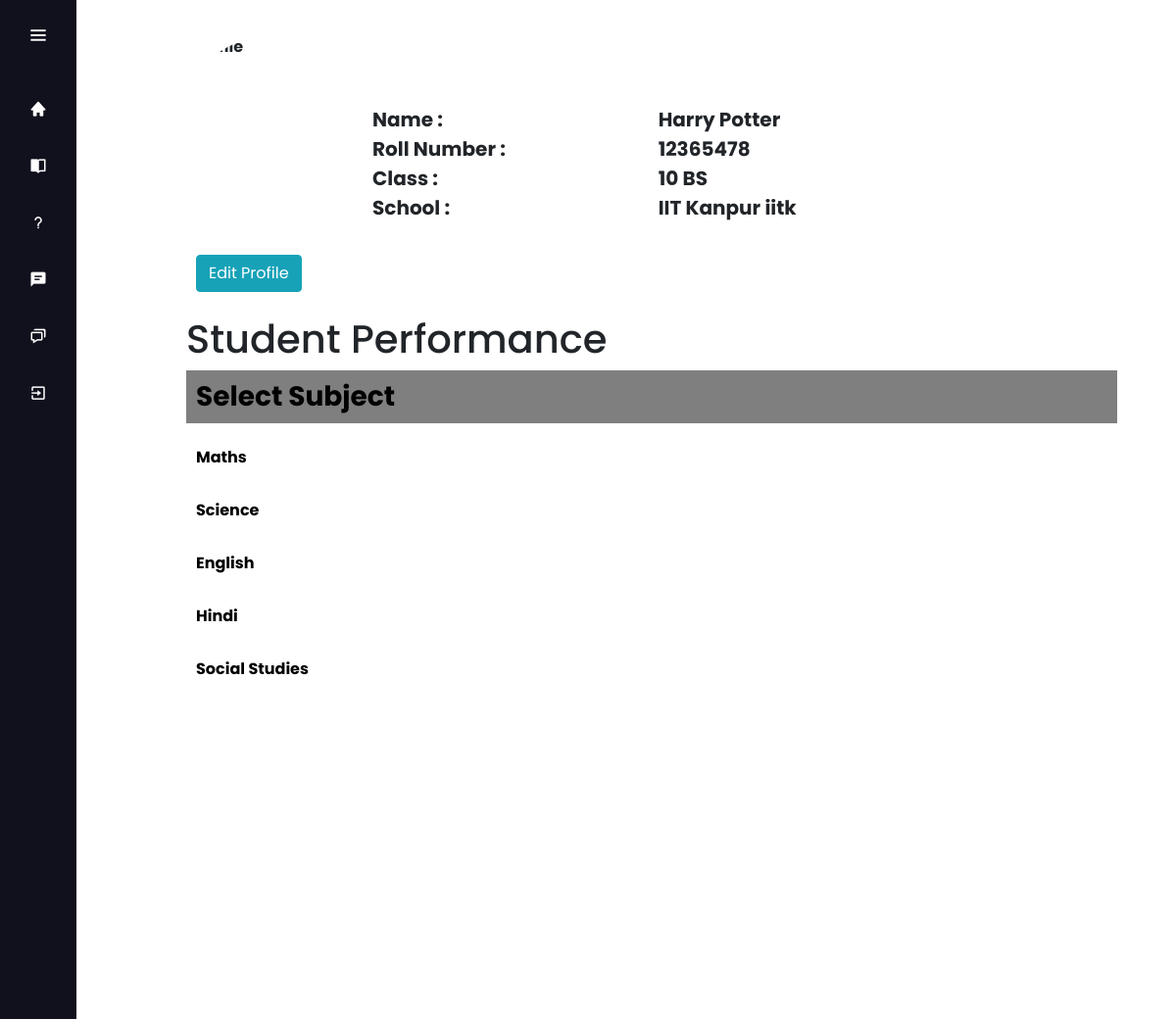
/profile/ (signed in), run on the app's committed database.
### profileapp/models.py (models this page shows)
class USER_PROFILE_DATABASE(models.Model):
	edit_once = models.BooleanField(default=False)
	user_signup_db_mapping = models.OneToOneField("loginapp.USER_SIGNUP_DATABASE", on_delete=models.CASCADE)
	user_profile_photo = models.FileField(upload_to="image/", null=True, verbose_name="", default=f"{MEDIA_ROOT}/image/profile_photo.jpg")
	father_name = models.CharField(max_length=NAME_LIMIT, default="")
	mother_name = models.CharField(max_length=NAME_LIMIT, default="")

### loginapp/models.py (models this page shows)
class USER_SIGNUP_DATABASE(models.Model):
	first_name = models.CharField(max_length=NAME_LIMIT)
	last_name = models.CharField(max_length=NAME_LIMIT)
	user_class = models.CharField(max_length=USER_CLASS["class_length"])
	user_section = models.CharField(max_length=USER_CLASS["section_length"])
	user_contact = models.CharField(max_length=USER_CONTACT["contact_length"][1])
	user_r_number = models.CharField(max_length=R_NUMBER["number_length"][1])
	school_name = models.TextField()
	user_category = models.CharField(max_length=USER_CATEGORY["length_limit"])
	email_address = models.EmailField()
	password = models.BinaryField(max_length=PASSWORD_LENGTH["length_range"][1])
	user_created_time = models.DateTimeField(auto_now_add=True)
	verfied_user = models.BooleanField(default=False)
	connected_to = models.OneToOneField("loginapp.TEACHER_CODE_MAPPING", on_delete=models.CASCADE, null=True) # For students it will be "None"
	class_course_field = models.OneToOneField("courseapp.CLASS_COURSES_MAPPING", on_delete=models.CASCADE, null=True)  # For teachers it will be "None"

### profileapp/views.py (the view, shortened to what this page needs)
# urls.py: path("profile/", profile_views.profilePage),
def profilePage(request):
	if request.POST or len(request.POST) > 0:
		return HttpResponse(f'''<body><script>alert("Some error occured: Incorrect Http Method")</script><meta http-equiv="refresh" content='0; url="/profile/"'/></body>''')
	csrf_token = csrf.get_token(request)
	active_status = False
	user_id = None
	if request.session.has_key('user_id'):
		active_status = True
		user_id = request.session["user_id"]
	extract_user__user_signup_database = login_models.USER_SIGNUP_DATABASE.objects.get(id=user_id)
	if active_status:
		if extract_user__user_signup_database.user_category == "STUDENT":
			selected_user_class = extract_user__user_signup_database.user_class
			selected_user_section = extract_user__user_signup_database.user_section
			generated_unique_id = str(selected_user_class) + str(selected_user_section) + str(OFFERING_YEAR)
			all_course_id = course_models.CLASS_COURSES_MAPPING.objects.get(unique_id=generated_unique_id)
			all_course_id = all_course_id.course_id_array
			all_course_id = all_course_id.strip().split(" ")
			all_course_id = { i: all_course_id[i] for i in range(len(all_course_id)) }
			user_courses = course_models.AVAILABLE_COURSES.objects.filter(course_id__in=all_course_id)
			test_all_answer_list = dict()
			extract_user__user_profile_database = profile_models.USER_PROFILE_DATABASE.objects.get(user_signup_db_mapping=extract_user__user_signup_database)
			profile_data = extract_user__user_profile_database
			return render(request, "profile_page_student.html", {"MEDIA_URL":MEDIA_URL,"test_all_answer_list":test_all_answer_list, "all_course_list":all_course_id,  "subject_code":  { i: [AVAILABLE_SUBJECTS[i], FULL_NAME[i]] for i in range(len(AVAILABLE_SUBJECTS))}, "current_datetime":datetime.datetime.now(),"user_data" : profile_data})
		return HttpResponse(f'''<body><meta http-equiv="refresh" content='0; url="/login/"'/></body>''')

### Templates/profile_page_student.html (shortened to what this page needs)
<!DOCTYPE html>
<html lang="en" dir="ltr">
  <head>
    {% load static %}
    <link rel="stylesheet" href="{% static 'stylechart.css' %}" />
    {% load static %}
    <link rel="stylesheet" href="{% static 'homepage.css' %}">
    {% load static %}
    <link rel="stylesheet" href="{% static 'test.css' %}">
    {% load static %}
    <link rel="stylesheet" href="{% static 'test1.css' %}">
    {% load static %}
    <link rel="stylesheet" href="{% static 'test_each_page.css' %}">
    <link href='https://unpkg.com/boxicons@2.0.7/css/boxicons.min.css' rel='stylesheet'>
    <link rel="stylesheet" href="https://cdn.jsdelivr.net/npm/bootstrap@4.3.1/dist/css/bootstrap.min.css">
  </head>
<body>
  <div class="sidebar">
    <div class="logo-details">
        <i class='bx bx-menu' id="btn" ></i>
    </div>
    <ul class="nav-list">
      <li>
       <a href="/profile/">
        <i class='bx bxs-home'></i>
       </a>
     </li>
     <li>
       <a href="/lecture/">
        <i class='bx bxs-book-open'></i>
       </a>
     </li>
     <li>
       <a href="/test/">
        <i class='bx bx-question-mark'></i>
       </a>
     </li>
     <li>
       <a href="/forum/">
        <i class='bx bxs-comment-detail' ></i>
       </a>
     </li>
     <li>
       <a href="/news/">
        <i class='bx bx-chat' ></i>
       </a>
     </li>
     <li>
       <a href="/logout/">
        <i class='bx bx-exit'></i>
       </a>
     </li>
    </ul>
  </div>
  <div class="main">
      <section class="profile-section">
        <table class="details-table" >
            <tr style= " text-align: left;">
              <th style="width:30%"><a  class="profile-bot" ><img src="{{MEDIA_URL}}{{profile_data.user_profile_photo}}" alt="Profile" style="width:200px;height:200px;; border-radius:50%;"> </a>
                <br><form style="margin-left: 10%;margin-right: 10%;"action="/profile/edit/" method="get"><button type="submit"  class="btn btn-info">Edit Profile</button></form>
                </th>
              <th>
                <table>
                    <tr>
                    <th class="profile-data" style="width:50%"><a >Name : </a></th>
                    <th class= "profile-data student-name" style="width:30%"><a >{{user_data.user_signup_db_mapping.first_name}} {{user_data.user_signup_db_mapping.last_name}}</a></th>
                    </tr>
                    <tr>
                        {% if user_data.user_signup_db_mapping.user_category == "STUDENT" %}
                        <th class="profile-data" style="width:50%">Roll Number :</th>
                        {% else %}
                        <th class="profile-data" style="width:50%">Registration Number :</th>
                        {% endif %}
                        <th class="profile-data student-roll-number" style="width:10%"><a>{{user_data.user_signup_db_mapping.user_r_number}}</a></th>
                        </tr>
                    <tr>
                    <th class="profile-data" style="width:50%">Class :</th>
                    <th class="profile-data student-class" style="width:10%"><a >{{user_data.user_signup_db_mapping.user_class}} {{user_data.user_signup_db_mapping.user_section}}</a></th>
                    </tr>
                    <tr>
                        <th class="profile-data" style="width:30%">School :</th>
                        <th class="profile-data student-school" style="width:10%"><a >{{user_data.user_signup_db_mapping.school_name}}</a></th>
                        </tr>
                </table>
            </tr>
          </table>
      </section>
      <section class="performance">
        <div class="performance-graph">
            <br>
            <h1>Student Performance</h1>
            <div class="subject">
              <h3 class="sub boxtext" style='font: "Open Sans"; font-weight: bold; overflow-wrap: break-word; color: black; padding: 10px;'>Select Subject</h3>
              <ul class="nav-links">
                {% for k, course_id in all_course_list.items %}
                {% for i, s_c_value in subject_code.items %}
                {% if s_c_value.0 == course_id|slice:"0:2" %}
                <li><a style='font: "Open Sans"; font-weight: bold; overflow-wrap: break-word; color: black; padding: 10px;' class="course" id="course-{{i|add:'1'}}">{{ s_c_value.1 }}</a></li>
                {% endif %}
                {% endfor %}
                {% endfor %}
            </ul>
          </div>
              {% for e , each_course_id in all_course_list.items %}
                  <div class="course-{{e|add:'1'}}">
                    <canvas class="chart{{e}}" width="700px" id="chart"></canvas>
                  <script>
                  const labels ={{test_all_answer_list.e.2}};
                  const data = {
                  labels: labels,
                  datasets: [
                  {
                  label: "Average",
                  backgroundColor: "rgb(255, 99, 132)",
                  borderColor: "rgb(255, 99, 132)",
                  data: {{test_all_answer_list.e.0}},
                  barPercentage: 0.5,
                  barThickness: 40,
                  maxBarThickness: 40,
                  minBarLength: 2,
                  order: 2,
                   },
                  {
                  label: "Marks",
                  type: "line",
                  data: {{test_all_answer_list.e.1}},
                  order: 1,
                  fill: false,
                  showLine: false,
                  backgroundColor: "rgb(0, 0, 0)",
                  },
                  ],
                  };
      const config = {
        type: "bar",
        data: data,
        options: {
          plugins: {
            title: {
              display: true,
              text: "Student Progress",
            },
          },
          scales: {
            y: {
              title: {
                display: true,
                text: "Marks",
              },
            },
            x: {
              title: {
                display: true,
                text: "Progress",
              },
            },
          },
        },
      };
      const myChart = new Chart(document.getElementById("chart{{e}}"), config);
    </script>
                  </div>
                </div>
              {% endfor %}
  {% load static %}
  {% load static %}
  {% load static %}
</body>
</html>

### Templates/static/homepage.css (style rules this page uses)
* { margin: 0; padding: 0; box-sizing: border-box; font-family: "Poppins" , sans-serif; }
.nav-links a { color: white; }
.sidebar { position: fixed; left: 0; top: 0; height: 100%; width: 78px; background: #11101D; padding: 6px 14px; z-index: 99; transition: all 0.5s ease; }
.sidebar .logo-details { height: 60px; display: flex; align-items: center; position: relative; }
.sidebar .logo-details #btn { position: absolute; top: 50%; right: 0; transform: translateY(-50%); font-size: 22px; transition: all 0.4s ease; font-size: 23px; text-align: center; cursor: pointer; transition: all 0.5s ease; }
.sidebar i { color: #fff; height: 60px; min-width: 50px; font-size: 28px; text-align: center; line-height: 60px; }
.sidebar .nav-list { margin-top: 20px; height: 100%; }
.sidebar li { position: relative; margin: 8px 0; list-style: none; }
.sidebar li a { display: flex; height: 100%; width: 100%; border-radius: 12px; align-items: center; text-decoration: none; transition: all 0.4s ease; background: #11101D; }
.sidebar li i { height: 50px; line-height: 50px; font-size: 18px; border-radius: 12px; }
.main, .edit-profile-main { margin-left : 15%; margin-top : 1%; margin-right : 5%; }
.profile-bot { display: flex; }
.profile-data { font-size: 20px; }
.performance { padding-left: 10px; }

### Templates/static/test.css (style rules this page uses)
* { margin: 0; padding: 0; box-sizing: border-box; font-family: "Poppins" , sans-serif; }
.nav-links a { color: white; }
.boxtext { background-color: rgba(0,0,0,.5); color: #fff; }
.sidebar { position: fixed; left: 0; top: 0; height: 100%; width: 78px; background: #11101D; padding: 6px 14px; z-index: 99; transition: all 0.5s ease; }
.sidebar .logo-details { height: 60px; display: flex; align-items: center; position: relative; }
.sidebar .logo-details #btn { position: absolute; top: 50%; right: 0; transform: translateY(-50%); font-size: 22px; transition: all 0.4s ease; font-size: 23px; text-align: center; cursor: pointer; transition: all 0.5s ease; }
.sidebar i { color: #fff; height: 60px; min-width: 50px; font-size: 28px; text-align: center; line-height: 60px; }
.sidebar .nav-list { margin-top: 20px; height: 100%; }
.sidebar li { position: relative; margin: 8px 0; list-style: none; }
.sidebar li a { display: flex; height: 100%; width: 100%; border-radius: 12px; align-items: center; text-decoration: none; transition: all 0.4s ease; background: #11101D; }
.sidebar li i { height: 50px; line-height: 50px; font-size: 18px; border-radius: 12px; }
.main, .edit-profile-main { margin-left : 15%; margin-top : 1%; margin-right : 5%; }
button { border-radius: 10px; }
.nav-links { list-style: none; position: relative; display:block; }
.nav-links li { padding: 5px 0; }
.nav-links li a { color:black; text-decoration: none; padding: 10px 14px; display: flex; align-items: center; }

### Templates/static/test1.css (style rules this page uses)
* { margin: 0; padding: 0; box-sizing: border-box; font-family: "Poppins" , sans-serif; }
.nav-links a { color: white; }
.sidebar { position: fixed; left: 0; top: 0; height: 100%; width: 78px; background: #11101D; padding: 6px 14px; z-index: 99; transition: all 0.5s ease; }
.sidebar .logo-details { height: 60px; display: flex; align-items: center; position: relative; }
.sidebar .logo-details #btn { position: absolute; top: 50%; right: 0; transform: translateY(-50%); font-size: 22px; transition: all 0.4s ease; font-size: 23px; text-align: center; cursor: pointer; transition: all 0.5s ease; }
.sidebar i { color: #fff; height: 60px; min-width: 50px; font-size: 28px; text-align: center; line-height: 60px; }
.sidebar .nav-list { margin-top: 20px; height: 100%; }
.sidebar li { position: relative; margin: 8px 0; list-style: none; }
.sidebar li a { display: flex; height: 100%; width: 100%; border-radius: 12px; align-items: center; text-decoration: none; transition: all 0.4s ease; background: #11101D; }
.sidebar li i { height: 50px; line-height: 50px; font-size: 18px; border-radius: 12px; }
.main, .edit-profile-main { margin-left : 15%; margin-top : 1%; margin-right : 5%; }
button { border-radius: 10px; }
.nav-links { list-style: none; position: relative; display:block; }
.nav-links li { padding: 5px 0; }
.nav-links li a { color:black; text-decoration: none; padding: 10px 14px; display: flex; align-items: center; }

### Templates/static/test_each_page.css (style rules this page uses)
body { background-color: white; }
.boxtext { background-color: rgba(0,0,0,.5); color: #fff; }

### data on the page
USER_PROFILE_DATABASE: user_signup_db_mapping.first_name "Harry", user_signup_db_mapping.last_name "Potter", user_signup_db_mapping.user_r_number "12365478", user_signup_db_mapping.user_class "10", user_signup_db_mapping.user_section "BS", user_signup_db_mapping.school_name "IIT Kanpur iitk"

### other printed values
{{ s_c_value.1 }} "Maths" "Science" "English" "Hindi" "Social Studies"
